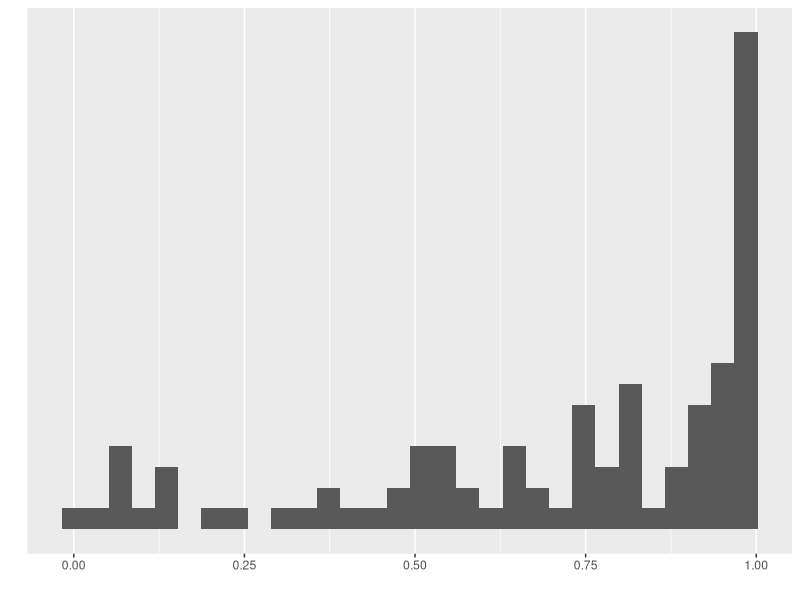
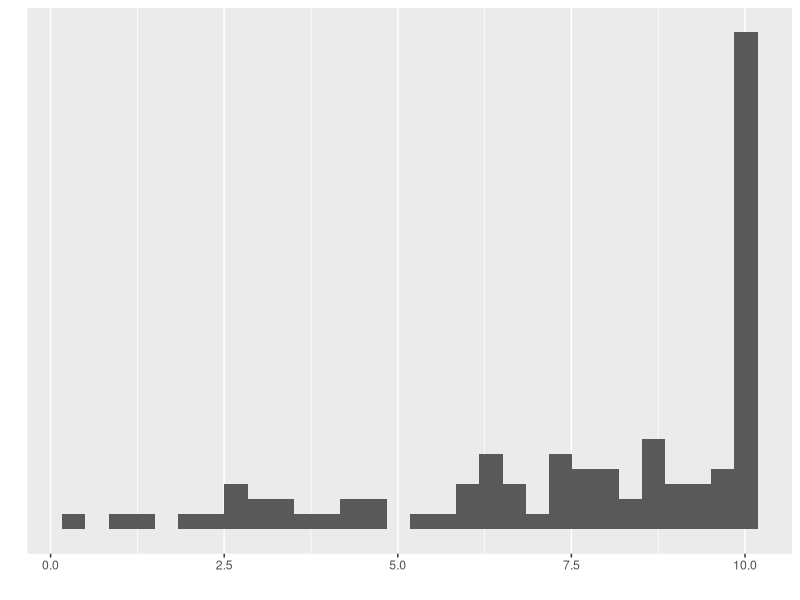
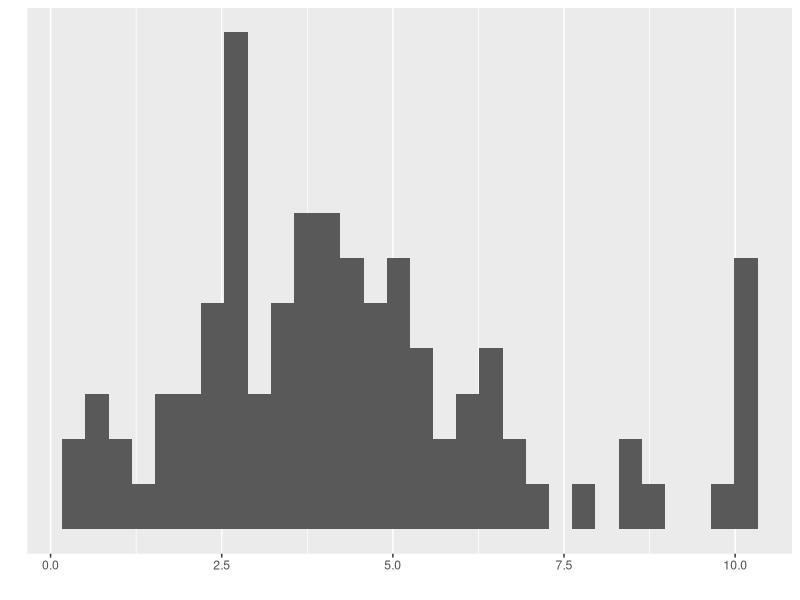
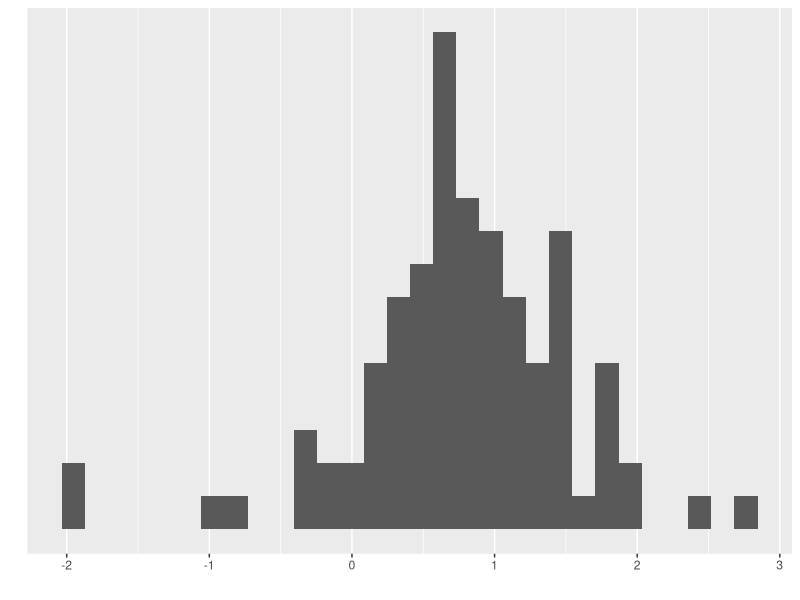
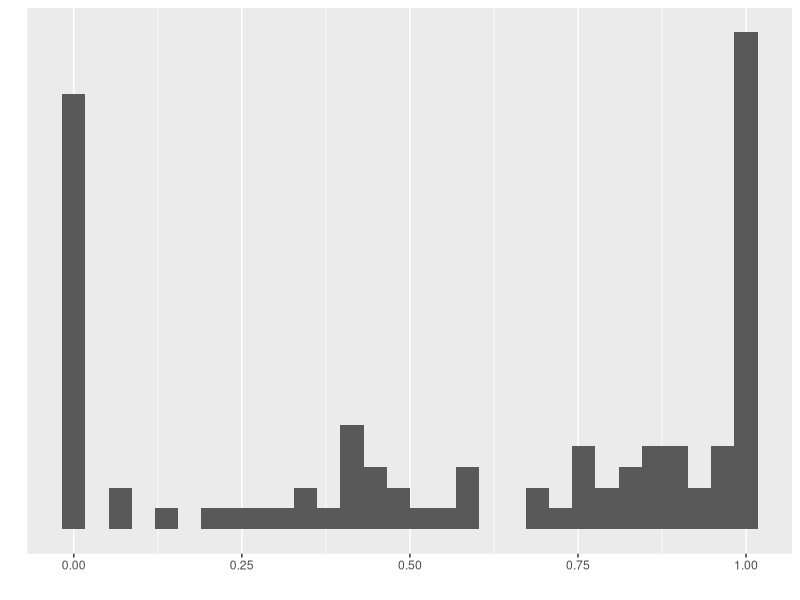
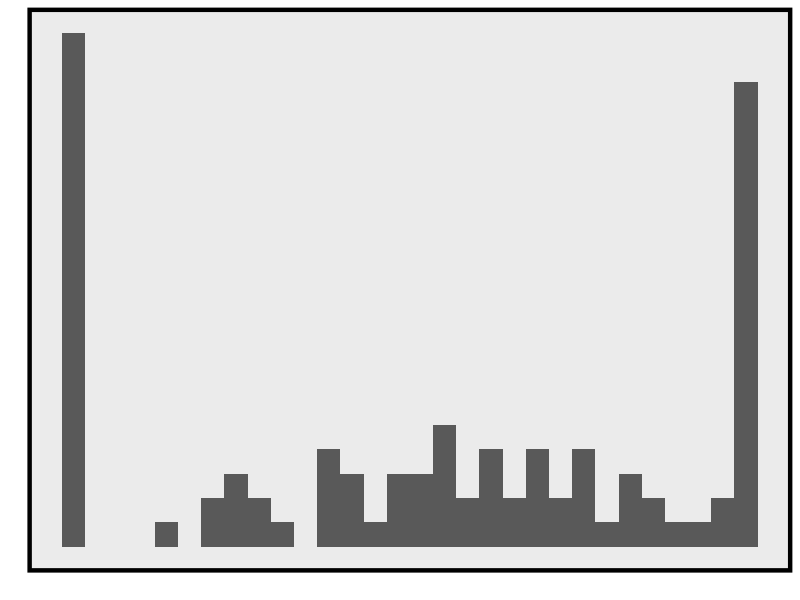

These charts were generated, in order, by the following R code: (Note: this script raises an error after producing the figures.)
require(tidyverse)

df = read.csv('params.csv', header = F)

ggplot(df, aes(x = V1)) +
  geom_histogram() +
  xlab('') + ylab('') +
  scale_y_continuous(breaks = NULL)

ggplot(df, aes(x = V2)) +
  geom_histogram() +
  xlab('') + ylab('') +
  scale_y_continuous(breaks = NULL)

ggplot(df, aes(x = V3)) +
  geom_histogram() +
  xlab('') + ylab('') +
  scale_y_continuous(breaks = NULL)

ggplot(df, aes(x = V4)) +
  geom_histogram() +
  xlab('') + ylab('') +
  scale_y_continuous(breaks = NULL)

ggplot(df, aes(x = V5)) +
  geom_histogram() +
  xlab('') + ylab('') +
  scale_y_continuous(breaks = NULL)

ggplot(df, aes(x = V6)) +
  geom_histogram() +
  xlab('') + ylab('') +
  scale_y_continuous(breaks = NULL)+
  scale_x_continuous(breaks = NULL) +
  theme(panel.border = element_rect(size = 3, fill = NA), axis.line = element_blank())

ggplot(df, aes(x = V7)) +
  geom_histogram() +
  xlab('') + ylab('') +
  scale_y_continuous(breaks = NULL)
